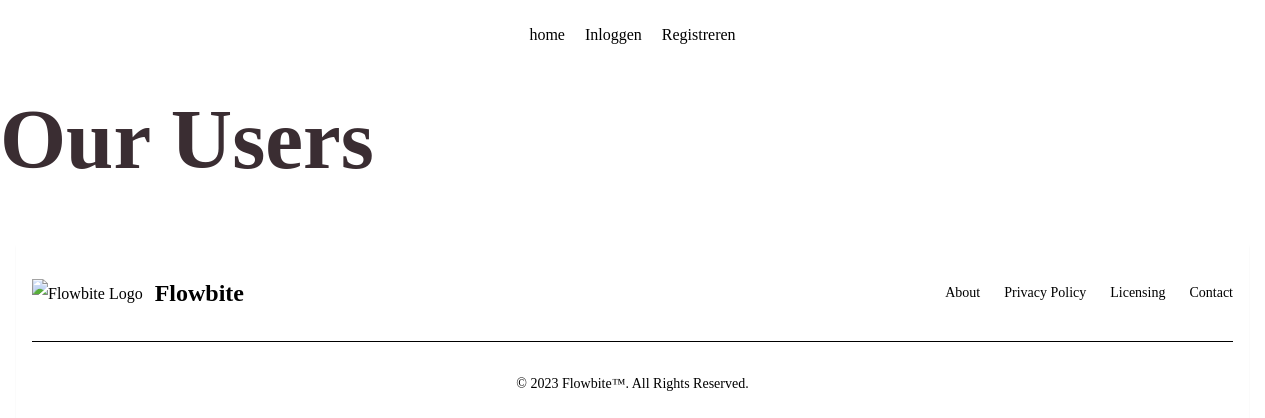
Before: /check_db with the older database file.
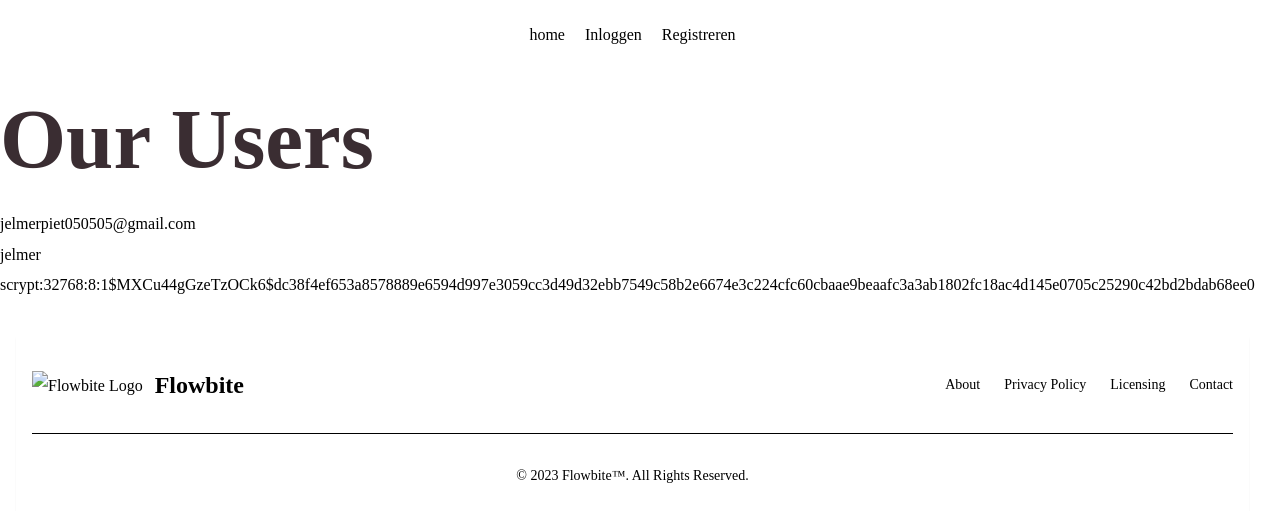
After: the same page with the newer database file.
### webtech/models.py (models this page shows, shortened)
class User(db.Model, UserMixin) :
    __tablename__ = 'users'
    id = db.Column(db.Integer, primary_key = True)
    email = db.Column(db.String(64), unique=True, index=True)
    username = db.Column(db.String(64), unique=True, index=True)
    password_hash = db.Column(db.String(128))
    boekingen_id = db.relationship('Boeking', backref='user', uselist=False)

### app.py (the view)
@app.route('/check_db', methods=['GET'])
def check_db():
    users = User.query.all()
    return render_template("toon_users.html", users=users)

### webtech/templates/toon_users.html
{%extends 'base.html'%}
{% block content %}
    <h1>Our Users</h1>
    <ul>
        {% for user in users%}
            <li>{{ user.email }}</li>
            <li>{{ user.username }}</li>
            <li>{{ user.password_hash }}</li>
        {%endfor%}
    </ul>
{%endblock%}

### webtech/templates/base.html (shortened to what this page needs)
<!doctype html>
<html>
  <head>
    <link
      rel="stylesheet"
      href="{{url_for('static',filename='dist/output.css')}}"
    />
  </head>
  <body class="flex gap-5 flex-col">
    <header>
      {%include 'header.html'%}
    </header> {% block content %} {% endblock %}
    {%include 'footer.html'%}
  </body>
</html>

### webtech/templates/header.html
<header class="h-auto w-screen py-5">
  <nav class="flex gap-5 w-full">
    <ul class="flex gap-5 w-full justify-center items-center">
      <li class="">home</li>
      {%if current_user.is_authenticated %}
      <li><a href="{{url_for('logout')}}">Uitloggen</a></li>
      {% else %}
      <li><a href="{{url_for('login')}}">Inloggen</a></li>
      <li><a href="{{url_for('register')}}">Registreren</a></li>
      {%endif%}
    </ul>
  </nav>
</header>

### webtech/templates/footer.html
<footer class="bg-neutral-primary-soft rounded-base shadow-xs m-4">
  <div class="w-full max-w-screen-xl mx-auto p-4 md:py-8">
    <div class="sm:flex sm:items-center sm:justify-between">
      <a href="https://flowbite.com/" class="flex items-center mb-4 sm:mb-0 space-x-3 rtl:space-x-reverse">
        <img src="https://flowbite.com/docs/images/logo.svg" class="h-7" alt="Flowbite Logo" />
        <span class="text-heading self-center text-2xl font-semibold whitespace-nowrap">Flowbite</span>
      </a>
      <ul class="flex flex-wrap items-center mb-6 text-sm font-medium text-body sm:mb-0">
        <li>
          <a href="#" class="hover:underline me-4 md:me-6">About</a>
        </li>
        <li>
          <a href="#" class="hover:underline me-4 md:me-6">Privacy Policy</a>
        </li>
        <li>
          <a href="#" class="hover:underline me-4 md:me-6">Licensing</a>
        </li>
        <li>
          <a href="#" class="hover:underline">Contact</a>
        </li>
      </ul>
    </div>
    <hr class="my-6 border-default sm:mx-auto lg:my-8" />
    <span class="block text-sm text-body sm:text-center">© 2023
      <a href="https://flowbite.com/" class="hover:underline">Flowbite™</a>.
      All Rights Reserved.</span>
  </div>
</footer>

Changed rows visible on the page:
added User: email "jelmerpiet050505@gmail.com", username "jelmer", password_hash "scrypt:32768:8:1$MXCu44gGzeTzOCk6$dc38f4ef653a8578889e6594d997e3059cc3d49d32ebb7549c58b2e6674e3c224cfc60cbaae9beaafc3a3ab1802fc18ac4d145e0705c25290c42bd2bdab68ee0"
